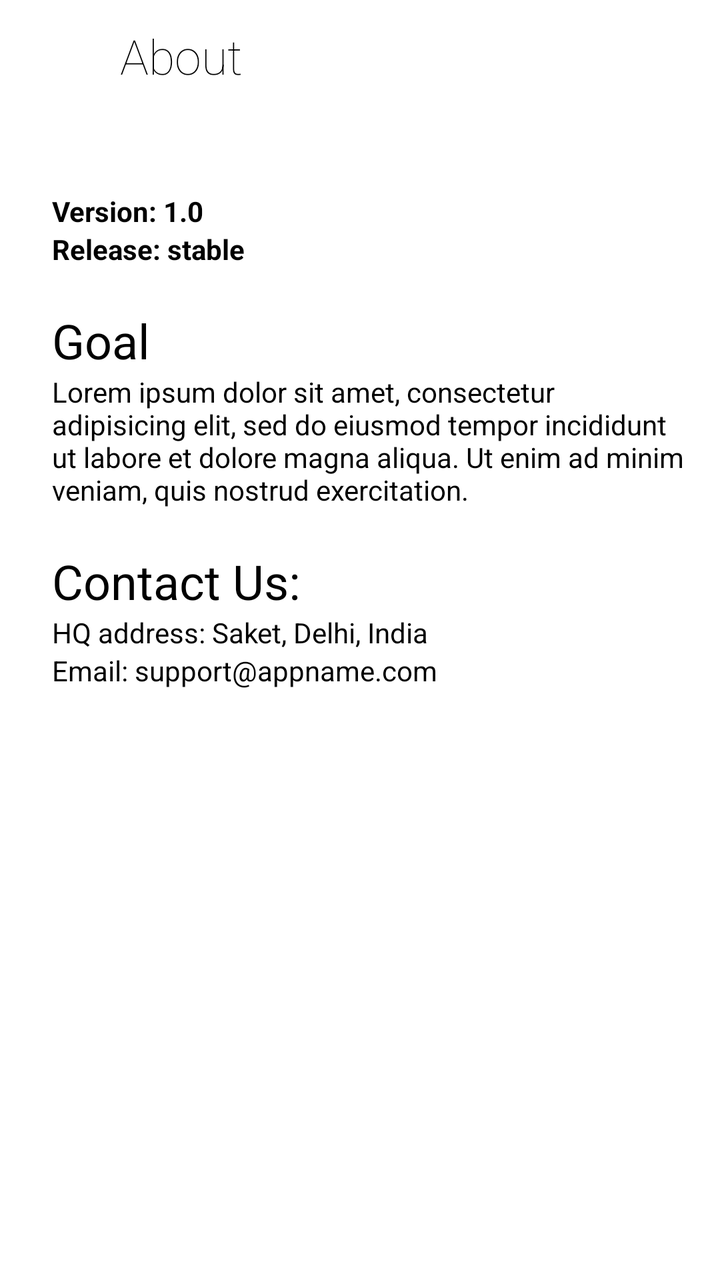
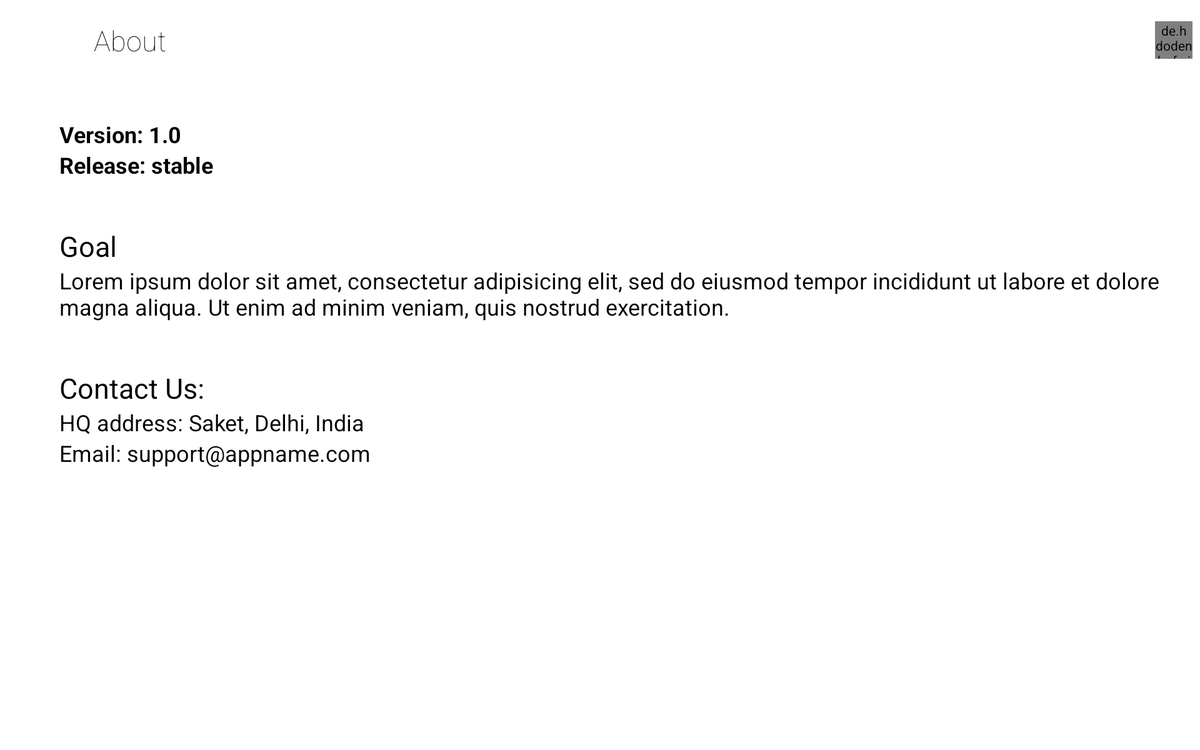

Compare how this app lays out the same screen by default and in its alternative resource folder. The renders come first, then the two layout files and the values they reference.
<!-- AndroidManifest.xml: application theme AppTheme -->
<!-- res/layout/activity_about.xml -->
<?xml version="1.0" encoding="utf-8"?>
<android.support.constraint.ConstraintLayout xmlns:android="http://schemas.android.com/apk/res/android"
    xmlns:app="http://schemas.android.com/apk/res-auto"
    xmlns:tools="http://schemas.android.com/tools"
    android:layout_width="match_parent"
    android:layout_height="match_parent"
    android:background="@color/white"
    tools:context=".MainActivity">

    <LinearLayout
        android:id="@+id/linearLayout"
        android:layout_width="match_parent"
        android:layout_height="@dimen/about_normal_toolbar_height"
        android:layout_marginTop="8dp"
        android:layout_marginEnd="8dp"
        android:layout_marginRight="8dp"
        app:layout_constraintEnd_toEndOf="parent"
        app:layout_constraintStart_toStartOf="parent"
        app:layout_constraintTop_toTopOf="parent">

        <Button
            android:id="@+id/about_back_btn"
            android:layout_width="@dimen/about_normal_toolbar_icon_wh"
            android:layout_height="@dimen/about_normal_toolbar_icon_wh"
            android:layout_gravity="center_vertical|center_horizontal"
            android:layout_marginStart="10dp"
            android:layout_marginLeft="10dp"
            android:layout_marginEnd="10dp"
            android:layout_marginRight="10dp"
            android:background="@drawable/ic_back"
            android:gravity="center_horizontal|center_vertical" />

        <TextView
            android:layout_width="0dp"
            android:layout_height="match_parent"
            android:layout_weight="1"
            android:fontFamily="sans-serif-thin"
            android:gravity="center_vertical"
            android:paddingStart="@dimen/about_normal_toolbar_text_paddingLeft"
            android:paddingLeft="@dimen/about_normal_toolbar_text_paddingLeft"
            android:text="@string/about"
            android:textColor="@color/black"
            android:textSize="@dimen/mediumText"
            tools:ignore="RtlSymmetry" />

    </LinearLayout>

    <ScrollView
        android:layout_width="match_parent"
        android:layout_height="wrap_content"
        android:layout_marginStart="8dp"
        android:layout_marginLeft="8dp"
        android:layout_marginTop="16dp"
        android:layout_marginEnd="16dp"
        android:layout_marginRight="16dp"
        android:layout_marginBottom="8dp"
        android:paddingStart="@dimen/about_normal_scrollBar_paddingLeft"
        android:paddingLeft="@dimen/about_normal_scrollBar_paddingLeft"
        app:layout_constraintBottom_toBottomOf="parent"
        app:layout_constraintEnd_toEndOf="parent"
        app:layout_constraintStart_toStartOf="parent"
        app:layout_constraintTop_toBottomOf="@+id/linearLayout"
        app:layout_constraintVertical_bias="0.100000024"
        tools:ignore="RtlSymmetry">

        <LinearLayout
            android:layout_width="match_parent"
            android:layout_height="wrap_content"
            android:orientation="vertical">

            <TextView
                android:layout_width="match_parent"
                android:layout_height="wrap_content"
                android:text="@string/version_1_0"
                android:textColor="@color/black"
                android:textStyle="bold" />

            <TextView
                android:layout_width="match_parent"
                android:layout_height="wrap_content"
                android:text="@string/release_stable"
                android:textColor="@color/black"
                android:textStyle="bold" />

            <TextView
                android:layout_width="match_parent"
                android:layout_height="wrap_content"
                android:layout_marginTop="@dimen/about_normal_heading_margin_top"
                android:text="@string/goal"
                android:textColor="@color/black"
                android:textSize="@dimen/mediumText" />

            <TextView
                android:id="@+id/address1"
                android:layout_width="wrap_content"
                android:layout_height="fill_parent"
                android:gravity="start"
                android:lines="4"
                android:maxLines="9"
                android:text="@string/lorem"
                android:textColor="@color/black" />

            <TextView
                android:layout_width="match_parent"
                android:layout_height="wrap_content"
                android:layout_marginTop="@dimen/about_normal_heading_margin_top"
                android:text="@string/contact_us"
                android:textColor="@color/black"
                android:textSize="@dimen/mediumText" />

            <TextView
                android:layout_width="match_parent"
                android:layout_height="wrap_content"
                android:text="@string/address"
                android:textColor="@color/black" />

            <TextView
                android:layout_width="match_parent"
                android:layout_height="wrap_content"
                android:text="@string/support_email"
                android:textColor="@color/black" />

        </LinearLayout>

    </ScrollView>

</android.support.constraint.ConstraintLayout>
<!-- resources referenced by this layout -->
<resources>
  <color name="black">#000</color>
  <color name="white">#fff</color>
  <dimen name="about_normal_heading_margin_top">20dp</dimen>
  <dimen name="about_normal_scrollBar_paddingLeft">18dp</dimen>
  <dimen name="about_normal_toolbar_height">40dp</dimen>
  <dimen name="about_normal_toolbar_icon_wh">30dp</dimen>
  <dimen name="about_normal_toolbar_text_paddingLeft">10dp</dimen>
  <dimen name="mediumText">24sp</dimen>
  <string name="about">About</string>
  <string name="address">HQ address: Saket, Delhi, India</string>
  <string name="contact_us">Contact Us:</string>
  <string name="goal">Goal</string>
  <string name="lorem">Lorem ipsum dolor sit amet, consectetur adipisicing elit, sed do eiusmod tempor incididunt ut labore et dolore magna aliqua. Ut enim ad minim veniam, quis nostrud exercitation.</string>
  <string name="release_stable">Release: stable</string>
  <string name="support_email">Email: support@appname.com</string>
  <string name="version_1_0">Version: 1.0</string>
  <style name="AppTheme" parent="Theme.AppCompat.Light.NoActionBar">
          
          <item name="colorPrimary">@color/colorPrimary</item>
          <item name="colorPrimaryDark">@color/colorPrimaryDark</item>
          <item name="colorAccent">@color/colorAccent</item>
      </style>
  <color name="colorPrimary">@color/white</color>
  <color name="colorPrimaryDark">@color/white</color>
  <color name="colorAccent">@color/white</color>
</resources>
<!-- res/layout-xlarge-land/activity_about.xml (the repository's variant of the layout above) -->
<!-- drawn on a large tablet held sideways -->
<?xml version="1.0" encoding="utf-8"?>
<android.support.constraint.ConstraintLayout xmlns:android="http://schemas.android.com/apk/res/android"
    xmlns:app="http://schemas.android.com/apk/res-auto"
    xmlns:tools="http://schemas.android.com/tools"
    android:layout_width="match_parent"
    android:layout_height="match_parent"
    android:background="@color/white"
    tools:context=".MainActivity">

    <LinearLayout
        android:id="@+id/linearLayout"
        android:layout_width="match_parent"
        android:layout_height="@dimen/about_Xlarge_toolbar_height"
        android:layout_marginTop="8dp"
        android:layout_marginEnd="8dp"
        android:layout_marginRight="8dp"
        app:layout_constraintEnd_toEndOf="parent"
        app:layout_constraintStart_toStartOf="parent"
        app:layout_constraintTop_toTopOf="parent">

        <Button
            android:id="@+id/about_back_btn"
            android:layout_width="@dimen/about_Xlarge_toolbar_icon_wh"
            android:layout_height="@dimen/about_Xlarge_toolbar_icon_wh"
            android:layout_gravity="center_vertical|center_horizontal"
            android:layout_marginStart="10dp"
            android:layout_marginLeft="10dp"
            android:layout_marginEnd="10dp"
            android:layout_marginRight="10dp"
            android:background="@drawable/ic_back"
            android:gravity="center_horizontal|center_vertical" />

        <TextView
            android:layout_width="0dp"
            android:layout_height="match_parent"
            android:layout_weight="1"
            android:fontFamily="sans-serif-thin"
            android:gravity="center_vertical"
            android:paddingStart="@dimen/about_Xlarge_toolbar_text_paddingLeft"
            android:paddingLeft="@dimen/about_Xlarge_toolbar_text_paddingLeft"
            android:text="@string/about"
            android:textColor="@color/black"
            android:textSize="@dimen/largeText"
            tools:ignore="RtlSymmetry" />

        <de.hdodenhof.circleimageview.CircleImageView
            android:id="@+id/profile_image"
            android:layout_width="@dimen/about_Xlarge_toolbar_icon_wh"
            android:layout_height="@dimen/about_Xlarge_toolbar_icon_wh"
            android:layout_gravity="center_vertical"
            android:src="@drawable/ic_dot"
            app:civ_border_color="@color/black"
            app:civ_border_width="@dimen/avatar_image_border_larger" />

    </LinearLayout>

    <ScrollView
        android:layout_width="match_parent"
        android:layout_height="wrap_content"
        android:layout_marginStart="8dp"
        android:layout_marginLeft="8dp"
        android:layout_marginTop="16dp"
        android:layout_marginEnd="16dp"
        android:layout_marginRight="16dp"
        android:layout_marginBottom="8dp"
        android:paddingStart="@dimen/about_Xlarge_scrollBar_paddingLeft"
        android:paddingLeft="@dimen/about_Xlarge_scrollBar_paddingLeft"
        app:layout_constraintBottom_toBottomOf="parent"
        app:layout_constraintEnd_toEndOf="parent"
        app:layout_constraintStart_toStartOf="parent"
        app:layout_constraintTop_toBottomOf="@+id/linearLayout"
        app:layout_constraintVertical_bias="0.100000024"
        tools:ignore="RtlSymmetry">

        <LinearLayout
            android:layout_width="match_parent"
            android:layout_height="wrap_content"
            android:orientation="vertical">

            <TextView
                android:layout_width="match_parent"
                android:layout_height="wrap_content"
                android:text="@string/version_1_0"
                android:textColor="@color/black"
                android:textSize="@dimen/mediumText"
                android:textStyle="bold" />

            <TextView
                android:layout_width="match_parent"
                android:layout_height="wrap_content"
                android:text="@string/release_stable"
                android:textColor="@android:color/black"
                android:textSize="@dimen/mediumText"
                android:textStyle="bold" />

            <TextView
                android:layout_width="match_parent"
                android:layout_height="wrap_content"
                android:layout_marginTop="@dimen/about_Xlarge_heading_margin_top"
                android:text="@string/goal"
                android:textColor="@color/black"
                android:textSize="@dimen/largeText" />

            <TextView
                android:id="@+id/address1"
                android:layout_width="wrap_content"
                android:layout_height="fill_parent"
                android:gravity="left"
                android:lines="2"
                android:maxLines="9"
                android:text="@string/lorem"
                android:textColor="@color/black"
                android:textSize="@dimen/mediumText" />

            <TextView
                android:layout_width="match_parent"
                android:layout_height="wrap_content"
                android:layout_marginTop="@dimen/about_Xlarge_heading_margin_top"
                android:text="@string/contact_us"
                android:textColor="@android:color/black"
                android:textSize="@dimen/largeText" />

            <TextView
                android:layout_width="match_parent"
                android:layout_height="wrap_content"
                android:text="@string/address"
                android:textColor="@android:color/black"
                android:textSize="@dimen/mediumText" />

            <TextView
                android:layout_width="match_parent"
                android:layout_height="wrap_content"
                android:text="@string/email_support"
                android:textColor="@android:color/black"
                android:textSize="@dimen/mediumText" />

        </LinearLayout>

    </ScrollView>

</android.support.constraint.ConstraintLayout>
<!-- resources referenced by the variant -->
<!-- as a large tablet held sideways resolves them -->
<resources>
  <color name="black">#000</color>
  <color name="white">#fff</color>
  <dimen name="about_Xlarge_heading_margin_top">50dp</dimen>
  <dimen name="about_Xlarge_scrollBar_paddingLeft">55dp</dimen>
  <dimen name="about_Xlarge_toolbar_height">70dp</dimen>
  <dimen name="about_Xlarge_toolbar_icon_wh">40dp</dimen>
  <dimen name="about_Xlarge_toolbar_text_paddingLeft">40dp</dimen>
  <dimen name="avatar_image_border_larger">5dp</dimen>
  <dimen name="largeText">30sp</dimen>
  <dimen name="mediumText">24sp</dimen>
  <!-- drawable ic_dot (drawable) -->
  <vector android:height="24dp" android:viewportHeight="512"
      android:viewportWidth="512" android:width="24dp" xmlns:android="http://schemas.android.com/apk/res/android">
      <path android:fillColor="#FF000000" android:pathData="m256,0c-141.164,0 -256,114.836 -256,256s114.836,256 256,256 256,-114.836 256,-256 -114.836,-256 -256,-256zM256,341.332c-47.063,0 -85.332,-38.27 -85.332,-85.332s38.27,-85.332 85.332,-85.332 85.332,38.27 85.332,85.332 -38.27,85.332 -85.332,85.332zM256,341.332"/>
  </vector>
  <string name="about">About</string>
  <string name="address">HQ address: Saket, Delhi, India</string>
  <string name="contact_us">Contact Us:</string>
  <string name="email_support">Email: support@appname.com</string>
  <string name="goal">Goal</string>
  <string name="lorem">Lorem ipsum dolor sit amet, consectetur adipisicing elit, sed do eiusmod tempor incididunt ut labore et dolore magna aliqua. Ut enim ad minim veniam, quis nostrud exercitation.</string>
  <string name="release_stable">Release: stable</string>
  <string name="version_1_0">Version: 1.0</string>
  <style name="AppTheme" parent="Theme.AppCompat.Light.NoActionBar">
          
          <item name="colorPrimary">@color/colorPrimary</item>
          <item name="colorPrimaryDark">@color/colorPrimaryDark</item>
          <item name="colorAccent">@color/colorAccent</item>
      </style>
  <color name="colorPrimary">@color/white</color>
  <color name="colorPrimaryDark">@color/white</color>
  <color name="colorAccent">@color/white</color>
</resources>
